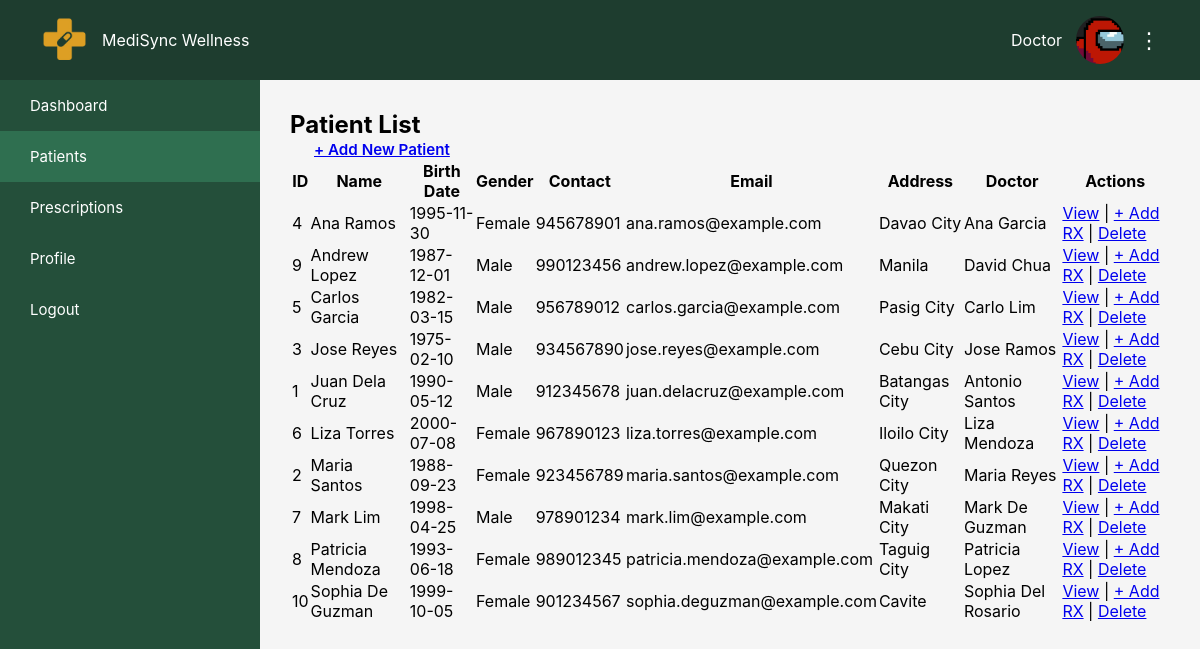
The page /backend/DISTRIBUTE_TO_APPROPRIATE_FILES/doctor/patients.php on the database as committed earlier.
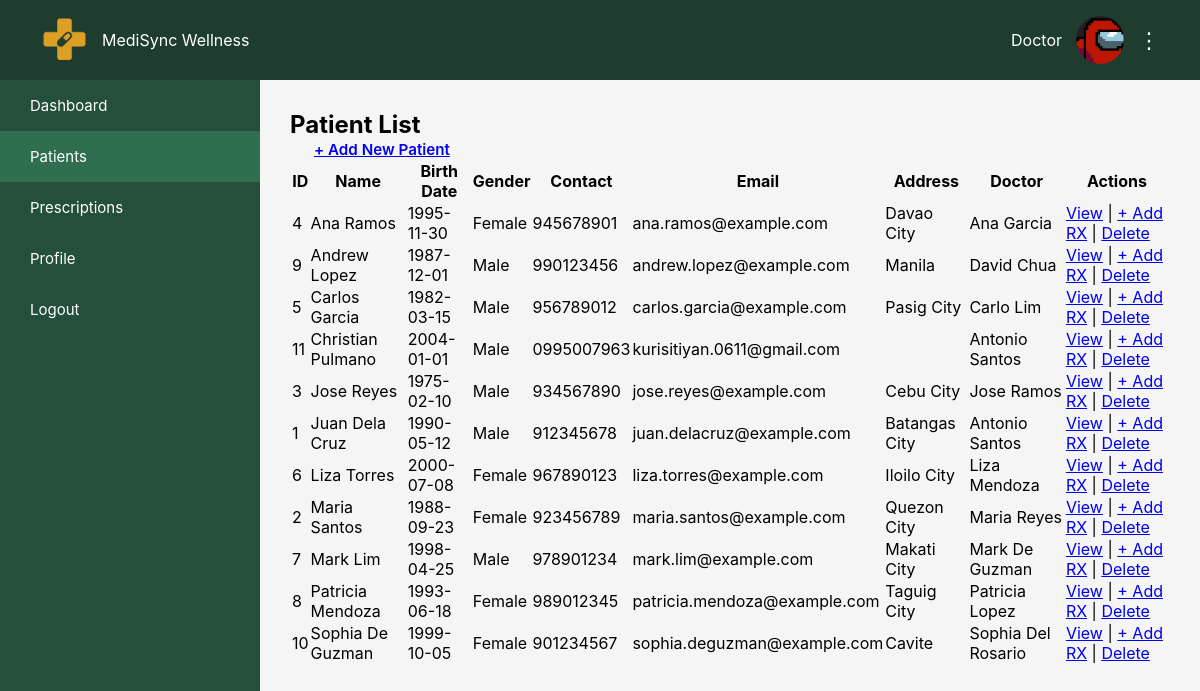
The same page on the database as committed later.
### tables this page shows
CREATE TABLE IF NOT EXISTS `patient` (
  `patientID` int NOT NULL AUTO_INCREMENT,
  `firstName` text NOT NULL,
  `lastName` text NOT NULL,
  `password` varchar(255) NOT NULL,
  `birthDate` date NOT NULL,
  `gender` text NOT NULL,
  `contactNumber` varchar(10) DEFAULT NULL,
  `address` text NOT NULL,
  `email` text NOT NULL,
  `doctorID` int DEFAULT NULL,
  `healthCondition` text,
  `allergies` text,
  `currentMedication` text,
  `knownDiseases` text,
  PRIMARY KEY (`patientID`),
  KEY `fk_patient_doctor` (`doctorID`)
);

CREATE TABLE IF NOT EXISTS `doctor` (
  `doctorID` int NOT NULL AUTO_INCREMENT,
  `firstName` text NOT NULL,
  `lastName` text NOT NULL,
  `password` varchar(255) NOT NULL,
  `specialization` text NOT NULL,
  `licenseNumber` int NOT NULL,
  `email` text NOT NULL,
  `clinicAddress` text NOT NULL,
  `status` enum('active','pending') NOT NULL DEFAULT 'pending',
  PRIMARY KEY (`doctorID`)
);

### backend/DISTRIBUTE_TO_APPROPRIATE_FILES/doctor/patients.php (the view, shortened to what this page needs)
<?php
include('../includes/db_connect.php');
$activePage = 'patients';
$query = "
    SELECT p.patientID, p.firstName, p.lastName, p.birthDate, p.gender,
           p.contactNumber, p.address, p.email, d.firstName AS doctorFirst, d.lastName AS doctorLast
    FROM patient p
    LEFT JOIN doctor d ON p.doctorID = d.doctorID
    ORDER BY p.firstName ASC
";
$res = $conn->query($query);
?>
    <div class="card">
        <h2>Patient List</h2>
        <a class="btn" href="add_patient.php">+ Add New Patient</a>
    </div>
    <div class="card">
        <?php if ($res && $res->num_rows > 0): ?>
            <table>
                <thead>
                <tr>
                    <th>ID</th><th>Name</th><th>Birth Date</th><th>Gender</th>
                    <th>Contact</th><th>Email</th><th>Address</th><th>Doctor</th><th>Actions</th>
                </tr>
                </thead>
                <tbody>
                <?php while ($row = $res->fetch_assoc()): ?>
                    <tr>
                        <td><?= (int)$row['patientID'] ?></td>
                        <td><?= htmlspecialchars($row['firstName'].' '.$row['lastName']) ?></td>
                        <td><?= htmlspecialchars($row['birthDate']) ?></td>
                        <td><?= htmlspecialchars($row['gender']) ?></td>
                        <td><?= htmlspecialchars($row['contactNumber']) ?></td>
                        <td><?= htmlspecialchars($row['email']) ?></td>
                        <td><?= htmlspecialchars($row['address']) ?></td>
                        <td><?= htmlspecialchars(trim($row['doctorFirst'].' '.$row['doctorLast'])) ?></td>
                        <td>
                            <a href="view_patient_prescription.php?id=<?= (int)$row['patientID'] ?>">View</a> |
                            <a href="add_prescription.php?id=<?= (int)$row['patientID'] ?>">+ Add RX</a> |
                            <a class="danger" href="delete_patient.php?id=<?= (int)$row['patientID'] ?>" onclick="return confirm('Delete patient and all prescriptions?')">Delete</a>
                        </td>
                    </tr>
                <?php endwhile; ?>
                </tbody>
            </table>
        <?php else: ?>
            <p>No patients found.</p>
        <?php endif; ?>
    </div>
<?php
$content = ob_get_clean();
include('doctor_standard.php');

### frontend/doctor/doctor_standard.php (shortened to what this page needs)
<?php
$user_name = $_SESSION['user']['name'] ?? 'Doctor';
$activePage = $activePage ?? 'dashboard';
$sidebarItems = $sidebarItems ?? [
    'dashboard'     => 'Dashboard',
    'patients'      => 'Patients',
    'prescriptions' => 'Prescriptions',
    'profile'       => 'Profile',
];
$protocol = (!empty($_SERVER['HTTPS']) && $_SERVER['HTTPS'] !== 'off') ? "https://" : "http://";
$host = $_SERVER['HTTP_HOST'];
$projectFolder = dirname($_SERVER['SCRIPT_NAME']);
$projectFolder = explode('/frontend', $projectFolder)[0];
$baseUrl = rtrim($protocol . $host . $projectFolder, '/');
$cssDoctorBase = rtrim($baseUrl, '/') . '/frontend/css/doctor';
$cssPatientBase = rtrim($baseUrl, '/') . '/frontend/css/patient';
$imgBase = rtrim($baseUrl, '/') . '/assets/images';
?>
<!DOCTYPE html>
<html lang="en">
<head>
    <link rel="stylesheet" href="<?php echo $cssPatientBase; ?>/table.css">
    <link rel="stylesheet" href="<?php echo $cssPatientBase; ?>/layout_standard.css">
    <link rel="stylesheet" href="<?php echo $cssDoctorBase; ?>/doctor_standard.css">
    <?php if ($activePage === 'patients'): ?>
        <link rel="stylesheet" href="<?php echo $cssDoctorBase; ?>/patients.css">
    <?php endif; ?>
</head>
<body>
<header class="top-navbar">
    <div class="logo">
        <img src="<?php echo $imgBase; ?>/orange_logo.png" alt="Logo" />
        <span>MediSync Wellness</span>
    </div>
    <div class="profile">
        <span><?php echo htmlspecialchars($user_name, ENT_QUOTES, 'UTF-8'); ?></span>
        <img src="<?php echo $imgBase; ?>/user.png" class="avatar" alt="Profile" />
        <div class="menu-icon">⋮</div>
    </div>
</header>
<aside class="sidebar">
    <ul>
        <?php
        foreach ($sidebarItems as $key => $label) {
            $url = $baseUrl . '/frontend/doctor/' . $key . '/' . $key . '.php';
            $activeClass = ($activePage === $key) ? 'active' : '';
            echo "<li class='" . htmlspecialchars($activeClass, ENT_QUOTES, 'UTF-8') . "'>";
            echo "<a href='" . htmlspecialchars($url, ENT_QUOTES, 'UTF-8') . "'>" . htmlspecialchars($label, ENT_QUOTES, 'UTF-8') . "</a>";
            echo "</li>";
        }
        ?>
        <li><a href="<?php echo $baseUrl . '/logout.php'; ?>">Logout</a></li>
    </ul>
</aside>
<main class="content">
    <?php
    echo $content ?? '<h1>Welcome</h1><p>Select an option from the sidebar.</p>';
    ?>
</main>
</body>
</html>

Rows that differ between the two databases and show on the page:
added patient: patientID "11", firstName+lastName "Christian Pulmano", birthDate "2004-01-01", gender "Male", contactNumber "0995007963", email "kurisitiyan.0611@gmail.com", doctorID.lastName "Antonio Santos"
